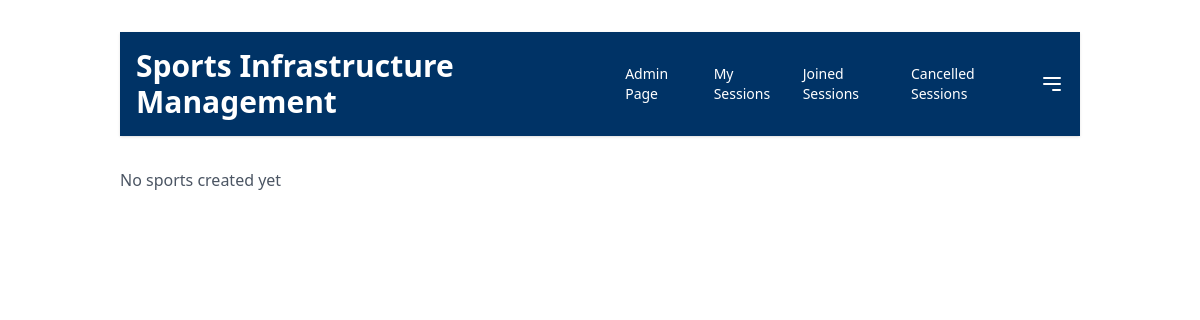
/player (signed in), run on an earlier commit of the app's database.
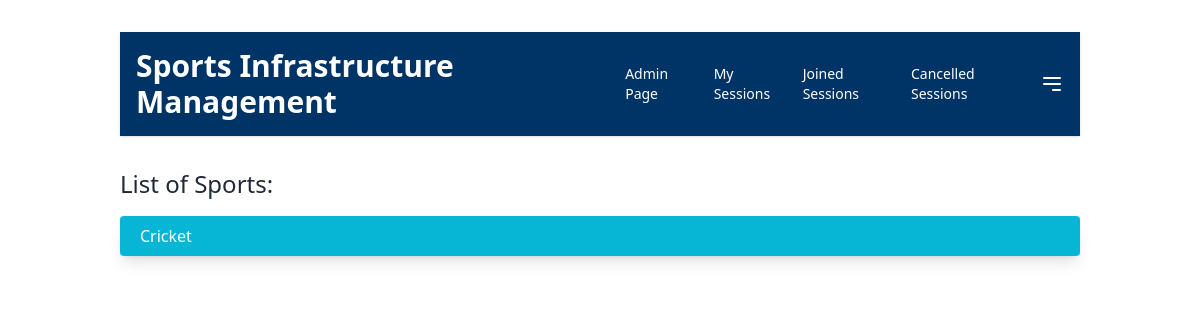
And on a later commit of the database.
### authentication/models.py (models this page shows, shortened)
class Sport(models.Model):
    id = models.IntegerField(primary_key=True)
    sport_name = models.CharField(max_length=100)

### authentication/views.py (the view)
# urls.py: path('player', views.player, name='player'),
@login_required
def player(request):
      csports = Sport.objects.all()
      sessions = Session.objects.all()
      return render(request, 'Player.html', {'csports': csports , 'sessions': sessions})

### templates/Player.html (shortened to what this page needs)
<!DOCTYPE html>
<html lang="en">
  <head>
    <script src="https://cdn.tailwindcss.com"></script>
  </head>
  <body class="bg-white text-gray-800">
    <div class="container mx-auto p-8">
      <nav class="navbar flex justify-between items-center p-4 shadow">
        <a href="/player" class="navbar-brand text-3xl font-bold text-white">Sports Infrastructure Management</a>
        <div class="navbar-links flex items-center space-x-4">
          {% if user.is_staff %}
          <a href="/organizor" class="text-sm text-white hover:text-gray-300 transition duration-300">Admin Page</a>
          <a href="/mysession" class="text-sm text-white hover:text-gray-300 transition duration-300">My Sessions</a>
          <a href="/joinedsessions" class="text-sm text-white hover:text-gray-300 transition duration-300">Joined Sessions</a>
          <a href="/cancel_sessions" class="text-sm text-white hover:text-gray-300 transition duration-300">Cancelled Sessions</a>
          {% endif %}
          <div class="relative">
            <svg
              xmlns="http://www.w3.org/2000/svg"
              class="h-6 w-6 cursor-pointer text-white"
              fill="none"
              viewBox="0 0 24 24"
              stroke="currentColor"
              onclick="toggleDropdown()">
              <path stroke-linecap="round" stroke-linejoin="round" stroke-width="2" d="M4 6h16M4 12h16m-7 6h7" />
            </svg>
          </div>
        </div>
      </nav>
      {% if csports %}
      <h2 class="text-2xl text-gray-800 mt-8 mb-4">List of Sports:</h2>
      <ul class="sports-list space-y-2">
        {% for sport in csports %}
        <li class="bg-cyan-500 text-white shadow-lg px-5 py-2 rounded hover:bg-cyan-600">
          <a href="{% url 'filtered_sessions' sport.id %}">{{ sport.sport_name }}</a>
        </li>
        {% endfor %}
      </ul>
      {% else %}
      <p class="text-gray-600 mt-8">No sports created yet</p>
      {% endif %}
    </div>
  </body>
</html>

What changed in the data, as far as the page shows it:
added Sport: sport_name "Cricket"
Also different on the page:
text no longer shown: "No sports created yet"
text now shown: "List of Sports:"
